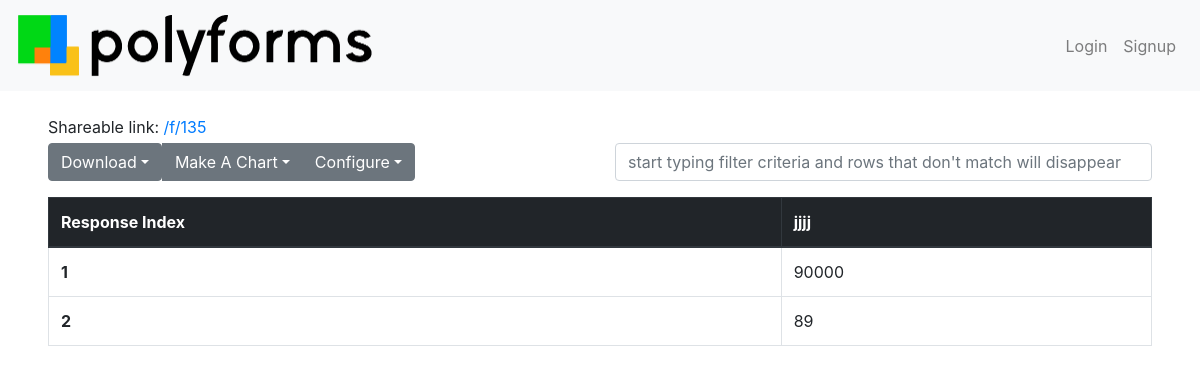
Page /form/view?id=135 on the committed database.
### tables this page shows
CREATE TABLE questions(question_id INTEGER, question text, type TEXT, form_id INTEGER, required INTEGER, min INTEGER, max INTEGER);

CREATE TABLE responses(form_id INTEGER, question_id INTEGER, user_id INTEGER, response_id INTEGER, response BLOB, timestamp TEXT);

### __init__.py (the view)
@app.route('/form/view')
def responses_page():
    form_id = request.args.get("id", "-1")
    user_id = session.get("user_id", "")
    username = session.get("user", "")
    if test.form_exists(form_id) == False:
        return render_template("404.html", username=username)
    else:
        form = db.getFormData(form_id)
        if form["owner"] == username or username == "Root" or form["public_results"] == 1 or form["public_results"] == "1": #you have permission to view this
            return render_template("spreadsheet.html", username=username, title=form['title'], headers=form['headers'], data=form['data'], jsonData=json.dumps(form['data']), form_id=form_id)
        else: #you dont have permission to view this
            return render_template("unauthorized.html", username=username)

### utils/db.py (called while the page is built)
def open_db():
    db = sqlite3.connect(path_to_db) # open if f exists, otherwise create
    c = db.cursor()                  # facilitate db ops
    return db, c

### utils/test.py (called while the page is built)
def open_db():
    db = sqlite3.connect(main.path_to_db) # open if f exists, otherwise create
    c = db.cursor()                       # facilitate db ops
    return db, c

def is_valid_id(thing):
    thing = str(thing)
    chars_are_digits = [(c in "0123456789") for c in thing]
    return (not (False in chars_are_digits)) and (len(thing) > 0)

def form_exists(form_id):
    if not is_valid_id(form_id):
        return False
    db, c = open_db()
    c.execute("SELECT form_id FROM forms WHERE form_id = %d;" % int(form_id))
    result = c.fetchone()
    close_db(db)
    return result != None

### templates/spreadsheet.html (shortened to what this page needs)
{% extends "base.html" %}
{% block body %}
<div class="row my-3">
  <div class="col mb-1">
    Shareable link: <a href="/f/{{form_id}}">{{url_for("display_form_shortcut", form_id=form_id)}}</a>
  </div>
  <div class="col-12 col-md-7 col-lg-6 order-last order-md-2">
    <div class="btn-group" role="group">
      <div class="button-group" role="group">
        <button class="btn btn-secondary dropdown-toggle" id="downloadMenuToggler" data-toggle="dropdown" type="button">Download</button>
      </div>
      <div class="btn-group" role="group">
        <button class="btn btn-secondary dropdown-toggle" id="chartMenuToggler" data-toggle="dropdown" type="button">Make A Chart</button>
      </div>
      <div class="btn-group" role="group">
        <button class="btn btn-secondary dropdown-toggle" id="configureMenuToggler" data-toggle="dropdown" type="button">Configure</button>
      </div>
    </div>
  </div>
  <div class="col-12 col-md order-2 order-md-last">
    <input type="search" id="filter" class="form-control" placeholder="start typing filter criteria and rows that don't match will disappear">
  </div>
</div>
<div class="table-responsive">
  <table class="table table-bordered table-hover" id="responsesTable">
    <thead class="thead-dark">
      <tr id="columns">
        <th>Response Index</th>
        {% for columnName in headers %}<th>{{ columnName }}</th>{% endfor %}
      </tr>
    </thead>
    <tbody>
      {% for row in data %}
      <tr>
        <th scope="row">{{ loop.index }}</th>
        {% for cell in row %}<td>{{cell|replace(",", ", ")}}</td>{% endfor %}
      </tr>
      {% endfor %}
    </tbody>
  </table>
</div>
{% endblock %}

### rows in the picture
questions: question "jjjj"
responses: response "90000"
responses: response "89"

### other values in the picture
{{ url_for("display_form_shortcut", form_id=form_id) }} "/f/135"
